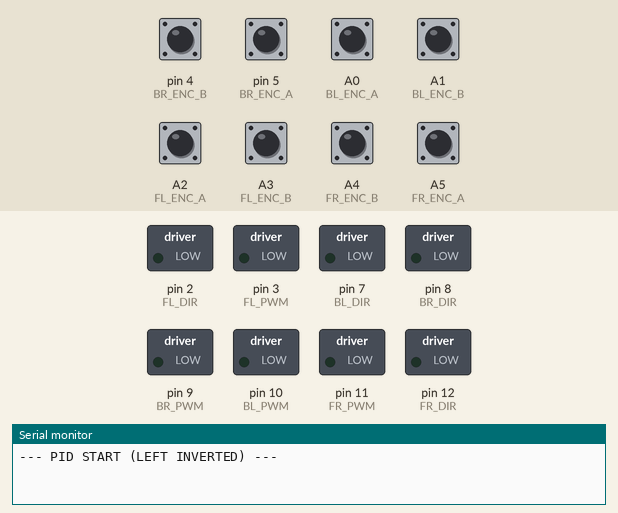
Simulated run of this sketch. Board: Arduino Uno, built with avr-gcc and run on an emulated ATmega328P. On the bench: switched loads named in the sketch (green lamp = pin HIGH), the last lines printed to the serial monitor. The test bench sets the inputs (shaded band); at power-on: A0 (BL_ENC_A), A1 (BL_ENC_B), A2 (FL_ENC_A), A3 (FL_ENC_B), A4 (FR_ENC_B), A5 (FR_ENC_A), pin 4 (BR_ENC_B), pin 5 (BR_ENC_A) HIGH.

Above: at 0.1 s.
At 1.4 s:
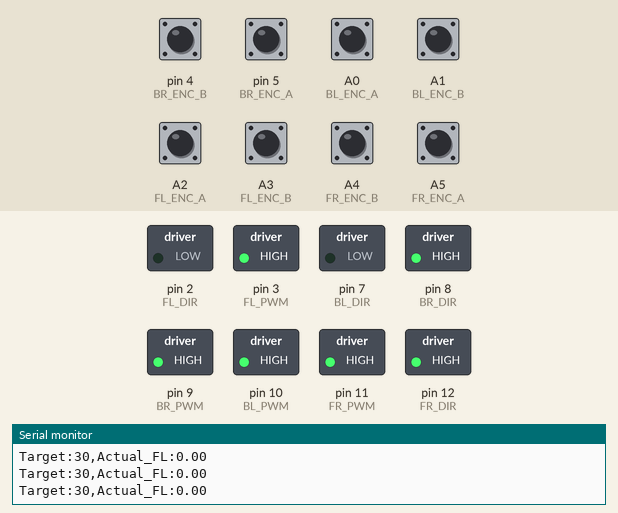
Timing chart, 0 to 2.9 s (numbered marks = the images above):
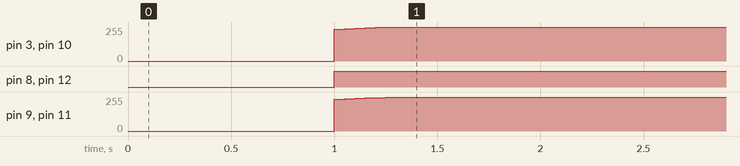

Measured:
- by itself, pin 3 (FL_PWM), pin 9 (BR_PWM), pin 10 (BL_PWM), pin 11 (FR_PWM): 0/255 → 255/255 at 1.0 s
- by itself, pin 8 (BR_DIR), pin 12 (FR_DIR): LOW → HIGH at 1.0 s

The sketch:

Velocity_control_2_PID_Control.ino
```cpp
// --- STEP 3.5: INVERTED LEFT SIDE PID ---

// *** CHECK YOUR PINS ***
// Make sure FL_PWM is on a PWM pin (3, 5, 6, 9, 10, 11). Pin 2 is usually NOT PWM on Uno.
const int FL_PWM = 3;   const int FL_DIR = 2; // I swapped 2 & 3 back for safety
const int FL_ENC_A = A2; const int FL_ENC_B = A3;

const int FR_PWM = 11;  const int FR_DIR = 12;
const int FR_ENC_A = A5; const int FR_ENC_B = A4;

const int BL_PWM = 10;   const int BL_DIR = 7; // I verified this is PWM capable
const int BL_ENC_A = A0; const int BL_ENC_B = A1;

const int BR_PWM = 9;   const int BR_DIR = 8;
const int BR_ENC_A = 5;  const int BR_ENC_B = 4;

// TUNING
const double CM_PER_TICK = 31.4 / 980.0;
//const double CM_PER_TICK = 0.07033;  // <--- YOUR VERIFIED VALUE
double target_speed = 30.0;
float Kp = 6.0;
float Ki = 2.0;

// VARIABLES
volatile long fl_ticks=0, fr_ticks=0, bl_ticks=0, br_ticks=0;
long prev_fl=0, prev_fr=0, prev_bl=0, prev_br=0;
double int_fl=0, int_fr=0, int_bl=0, int_br=0;
int last_fl=0, last_fr=0, last_bl=0, last_br=0;
unsigned long last_pid_time = 0;

void setup() {
  Serial.begin(115200);
  pinMode(FL_PWM, OUTPUT); pinMode(FL_DIR, OUTPUT);
  pinMode(FR_PWM, OUTPUT); pinMode(FR_DIR, OUTPUT);
  pinMode(BL_PWM, OUTPUT); pinMode(BL_DIR, OUTPUT);
  pinMode(BR_PWM, OUTPUT); pinMode(BR_DIR, OUTPUT);

  // ENCODERS
  pinMode(FL_ENC_A, INPUT_PULLUP); pinMode(FL_ENC_B, INPUT_PULLUP);
  pinMode(FR_ENC_A, INPUT_PULLUP); pinMode(FR_ENC_B, INPUT_PULLUP);
  pinMode(BL_ENC_A, INPUT_PULLUP); pinMode(BL_ENC_B, INPUT_PULLUP);
  pinMode(BR_ENC_A, INPUT_PULLUP); pinMode(BR_ENC_B, INPUT_PULLUP);

  Serial.println("--- PID START (LEFT INVERTED) ---");
  delay(1000);
}

void loop() {
  pollEncoders();

  unsigned long curr_time = millis();
  if (curr_time - last_pid_time >= 50) {
    double dt = (curr_time - last_pid_time) / 1000.0;
    last_pid_time = curr_time;

    // --- 1. FRONT LEFT (INVERTED = TRUE) ---
    long diff_fl = fl_ticks - prev_fl; prev_fl = fl_ticks;
    double speed_fl = (diff_fl * CM_PER_TICK) / dt;
    // Note: We pass 'true' because this is a Left wheel
    computePID(speed_fl, int_fl, FL_PWM, FL_DIR, dt, true);

    // --- 2. FRONT RIGHT (INVERTED = FALSE) ---
    long diff_fr = fr_ticks - prev_fr; prev_fr = fr_ticks;
    double speed_fr = (diff_fr * CM_PER_TICK) / dt;
    computePID(speed_fr, int_fr, FR_PWM, FR_DIR, dt, false);

    // --- 3. BACK LEFT (INVERTED = TRUE) ---
    long diff_bl = bl_ticks - prev_bl; prev_bl = bl_ticks;
    double speed_bl = (diff_bl * CM_PER_TICK) / dt;
    computePID(speed_bl, int_bl, BL_PWM, BL_DIR, dt, true);

    // --- 4. BACK RIGHT (INVERTED = FALSE) ---
    long diff_br = br_ticks - prev_br; prev_br = br_ticks;
    double speed_br = (diff_br * CM_PER_TICK) / dt;
    computePID(speed_br, int_br, BR_PWM, BR_DIR, dt, false);

    // Debug
    Serial.print("Target:30,Actual_FL:");
    Serial.println(speed_fl);
  }
}

void pollEncoders() {
  // FL
  int curr_fl = digitalRead(FL_ENC_A);
  if (curr_fl != last_fl && curr_fl == HIGH) {
    if(digitalRead(FL_ENC_B)) fl_ticks--; else fl_ticks++;
  }
  last_fl = curr_fl;
  // FR
  int curr_fr = digitalRead(FR_ENC_A);
  if (curr_fr != last_fr && curr_fr == HIGH) {
    if(digitalRead(FR_ENC_B)) fr_ticks++; else fr_ticks--;
  }
  last_fr = curr_fr;
  // BL
  int curr_bl = digitalRead(BL_ENC_A);
  if (curr_bl != last_bl && curr_bl == HIGH) {
    if(digitalRead(BL_ENC_B)) bl_ticks--; else bl_ticks++;
  }
  last_bl = curr_bl;
  // BR
  int curr_br = digitalRead(BR_ENC_A);
  if (curr_br != last_br && curr_br == HIGH) {
    if(digitalRead(BR_ENC_B)) br_ticks++; else br_ticks--;
  }
  last_br = curr_br;
}

// 2. MODIFIED PID FUNCTION (Handles Inversion)
void computePID(double current_speed, double &integral, int pwmPin, int dirPin, double dt, bool isLeft) {

  double error = target_speed - current_speed;
  integral += (error * dt);
  integral = constrain(integral, -100, 100);

  double output = (Kp * error) + (Ki * integral);

  // Deadzone Fix
  if (output > 0 && output < 60) output = 60;
  if (output < 0 && output > -60) output = -60;

  int pwm = (int)output;
  pwm = constrain(pwm, -255, 255);

  // --- DIRECTION LOGIC ---
  if (pwm > 0) {
    // STARTING FORWARD
    if (isLeft) {
      digitalWrite(dirPin, LOW); // Left needs LOW to go Forward
    } else {
      digitalWrite(dirPin, HIGH); // Right needs HIGH to go Forward
    }
    analogWrite(pwmPin, pwm);
  }
  else {
    // STARTING BACKWARD
    if (isLeft) {
      digitalWrite(dirPin, HIGH); // Left needs HIGH to go Backward
    } else {
      digitalWrite(dirPin, LOW); // Right needs LOW to go Backward
    }
    analogWrite(pwmPin, abs(pwm));
  }
}
```
